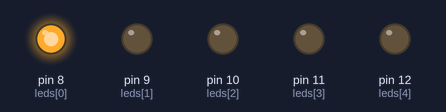
Recording of a sketch running on a simulated Arduino Uno, built with avr-gcc and run on an emulated ATmega328P. Shown: output pins drawn as LEDs (lit = HIGH).

Above: at 0.5 s.
At 2.5 s:
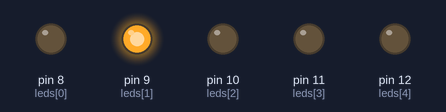
At 4.5 s:
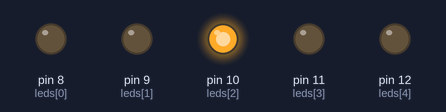
At 6.5 s:
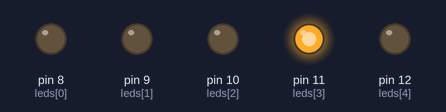
At 8.5 s:
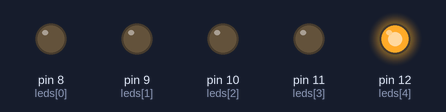
At 11.5 s:
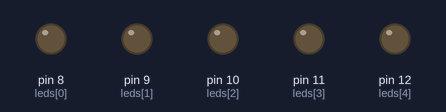
Timing chart, 0 to 13.0 s (numbered marks = the images above):
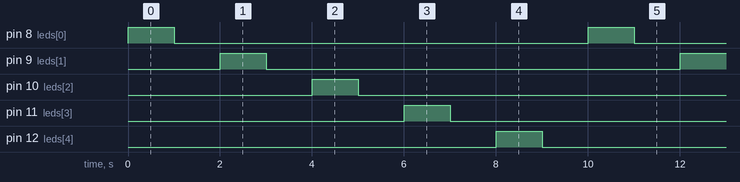

Measured:
- by itself, pin 8 (leds[0]), pin 9 (leds[1]), pin 10 (leds[2]), pin 11 (leds[3]), pin 12 (leds[4]): alternates HIGH for 1.0 s and LOW for 9.0 s
- by itself, everything shown: repeats every 10.0 s, in 10 steps

The sketch:

project.ino
```cpp
int leds[] = {8, 9, 10, 11, 12};
int count = 0;
int timer = 1000;

void setup() {
  for (count = 0; count < 5; count++) {
    pinMode(leds[count], OUTPUT);
  }
}

void loop() {
  for (count = 0; count < 5; count++) {
    digitalWrite(leds[count], HIGH);
    delay(timer);
    digitalWrite(leds[count], LOW);
    delay(timer);
  }
}
```
